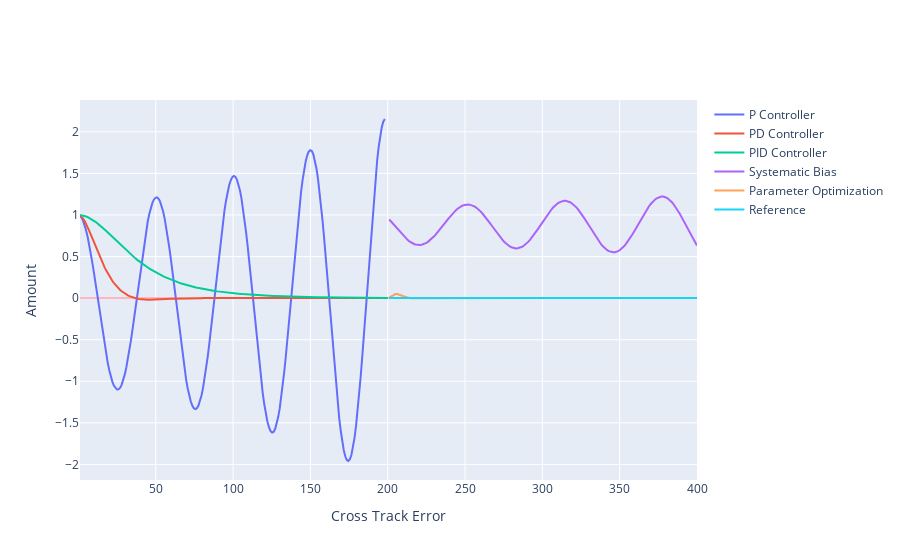

Write notebook code for a chart like this one.
### Code cell
fig = go.Figure()
fig.add_trace(go.Line(x=P_x_trajectory, y=P_y_trajectory,name="P Controller"))
fig.add_trace(go.Line(x=PD_x_trajectory,y=PD_y_trajectory,name="PD Controller"))
fig.add_trace(go.Line(x=pid_x_trajectory,y=pid_y_trajectory,name="PID Controller"))
fig.add_trace(go.Line(x=SysB_x_trajectory,y=SysB_y_trajectory,name="Systematic Bias"))

fig.add_trace(go.Line(x=twiddle_x_trajectory,y=twiddle_y_trajectory,name="Parameter Optimization"))
fig.add_trace(go.Line(x=twiddle_x_trajectory,y=np.zeros(n),name="Reference"))



fig.update_yaxes(zeroline=True, zerolinewidth=2, zerolinecolor='LightPink',)
#fig.update_xaxes(tickvals=x)
    
fig.update_layout( autosize=True,xaxis_title="Cross Track Error", yaxis_title="Amount")

fig.show()

### Figure 1 — Plotly figure (JSON) as saved in the notebook; plotly's stock layout.template omitted (floating-point values rounded to 4 significant figures; data arrays with more than 128 entries replaced by an {"elided": "..."} marker saying what was removed)
{"data": [{"name": "P Controller", "type": "scatter", "x": {"elided": "200 float values"}, "y": {"elided": "200 float values"}}, {"name": "PD Controller", "type": "scatter", "x": {"elided": "200 float values"}, "y": {"elided": "200 float values"}}, {"name": "PID Controller", "type": "scatter", "x": {"elided": "200 float values"}, "y": {"elided": "200 float values"}}, {"name": "Systematic Bias", "type": "scatter", "x": {"elided": "200 float values"}, "y": {"elided": "200 float values"}}, {"name": "Parameter Optimization", "type": "scatter", "x": {"elided": "200 float values"}, "y": {"elided": "200 float values"}}, {"name": "Reference", "type": "scatter", "x": {"elided": "200 float values"}, "y": {"elided": "200 int values"}}], "layout": {"autosize": true, "xaxis": {"title": {"text": "Cross Track Error"}}, "yaxis": {"title": {"text": "Amount"}, "zeroline": true, "zerolinecolor": "LightPink", "zerolinewidth": 2}}}
